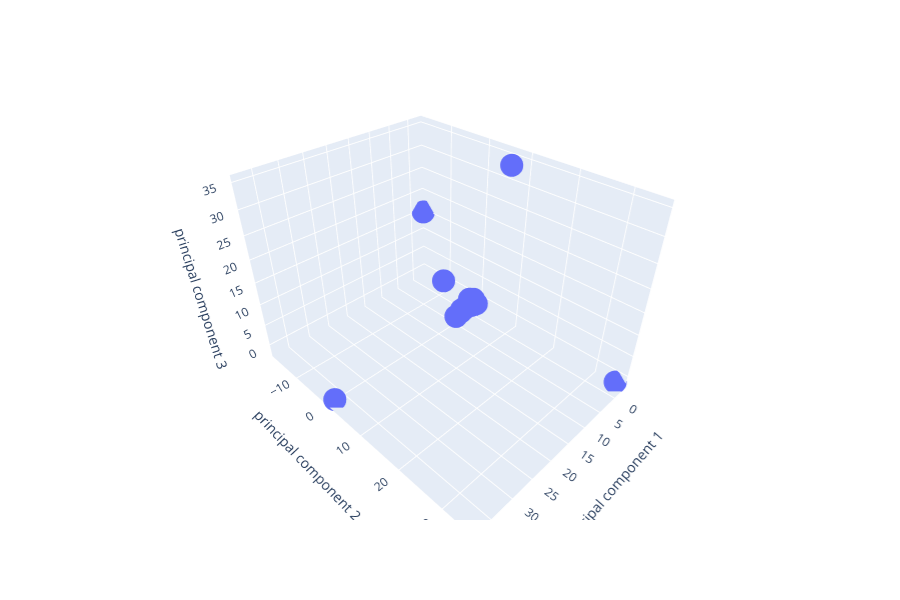

Notebook source saved alongside this figure:
### Code cell
px.scatter_3d(
    df,
    x='principal component 1',
    y='principal component 2',
    z='principal component 3',
    hover_name="CoinName",
    hover_data=["Algorithm"],
    )

### Figure 1 — Plotly figure (JSON) as saved in the notebook; plotly's stock layout.template omitted (floating-point values rounded to 4 significant figures; data arrays with more than 128 entries replaced by an {"elided": "..."} marker saying what was removed)
{"data": [{"customdata": {"elided": "533x1 str values"}, "hoverlabel": {"namelength": 0}, "hovertemplate": "<b>%{hovertext}</b><br><br>principal component 1=%{x}<br>principal component 2=%{y}<br>principal component 3=%{z}<br>Algorithm=%{customdata[0]}", "hovertext": {"elided": "533 str values"}, "legendgroup": "", "marker": {"color": "#636efa", "symbol": "circle"}, "mode": "markers", "name": "", "scene": "scene", "showlegend": false, "type": "scatter3d", "x": {"elided": "533 float values"}, "y": {"elided": "533 float values"}, "z": {"elided": "533 float values"}}], "layout": {"height": 600, "legend": {"tracegroupgap": 0}, "margin": {"t": 60}, "scene": {"aspectmode": "auto", "aspectratio": {"x": 1, "y": 1, "z": 1}, "domain": {"x": [0, 0.98], "y": [0, 1]}, "xaxis": {"title": {"text": "principal component 1"}, "type": "linear"}, "yaxis": {"title": {"text": "principal component 2"}, "type": "linear"}, "zaxis": {"title": {"text": "principal component 3"}, "type": "linear"}}}}
